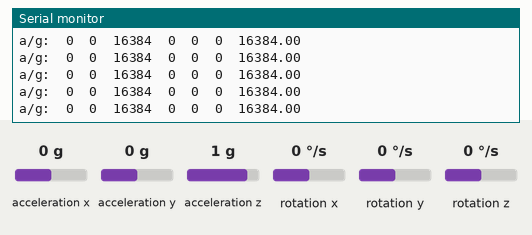
A sketch run on a simulated Arduino Uno, built with avr-gcc and run on an emulated ATmega328P. Shown: the last lines printed to the serial monitor. The inputs (shaded band) are chosen by the test bench; at power-on: acceleration x 0 g, acceleration y 0 g, acceleration z 1 g, rotation x 0 °/s, rotation y 0 °/s, rotation z 0 °/s.

Above: at 1.2 s.
1.3 s: acceleration x set to -1.4 g
At 1.49 s:
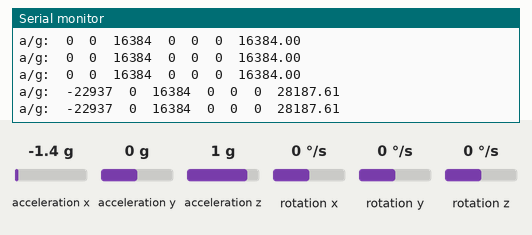
2.8 s: acceleration y set to -1.4 g
At 2.86 s:
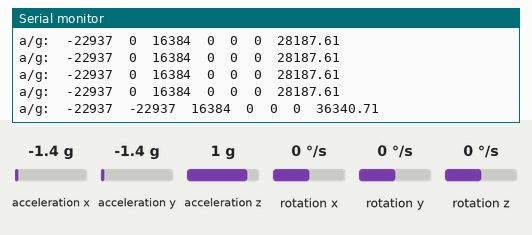
4.3 s: acceleration x set to 0.8 g
At 4.34 s:
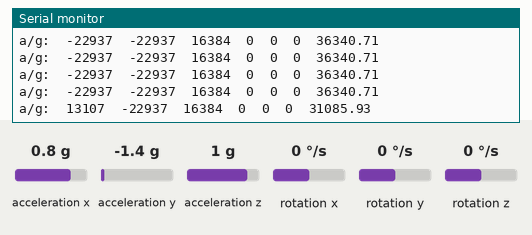
7.3 s: acceleration z set to -1.4 g
At 7.3 s:
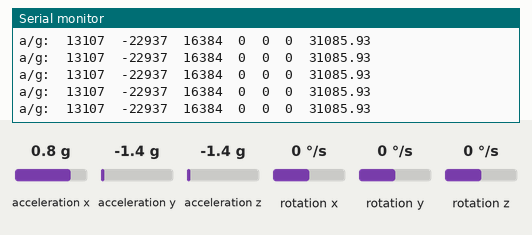
8.8 s: rotation x set to -192 °/s
At 8.88 s:
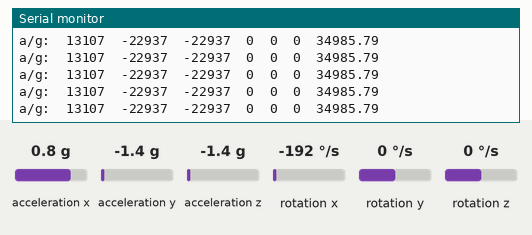
Timing chart, 0 to 11.3 s (numbered marks = the images above; inputs shaded):
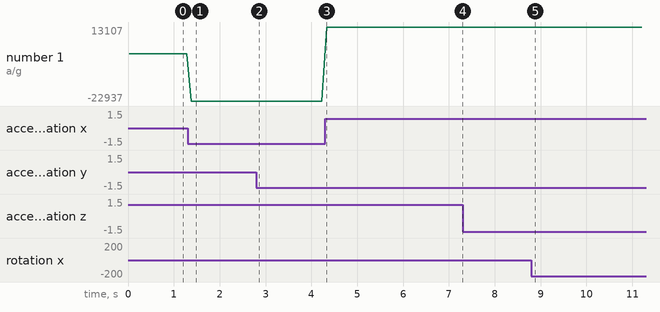

The sketch:

6-9_Acc_norm.ino
```cpp
#include "I2Cdev.h"
#include "MPU6050.h"
#if I2CDEV_IMPLEMENTATION == I2CDEV_ARDUINO_WIRE
  #include "Wire.h"
#endif
MPU6050 accelgyro;
int16_t ax, ay, az, gx, gy, gz;

void setup() {
  #if I2CDEV_IMPLEMENTATION == I2CDEV_ARDUINO_WIRE
    Wire.begin(); // Wire object from Arduino
  #elif I2CDEV_IMPLEMENTATION == I2CDEV_BUILTIN_FASTWIRE
    Fastwire::setup(400, true); // Tweaked Wire object from
  #endif // Gene Knight's NBWire project
  Serial.begin(38400);
  Serial.println("Initializing I2C devices...");
  accelgyro.initialize(); // Initializing I2C devices
  Serial.println("Testing device connections...");
  Serial.println(accelgyro.testConnection() ? "MPU6050 connection successful" :
  "MPU6050 connection failed");

}

void loop() {
  accelgyro.getMotion6(&ax, &ay, &az, &gx, &gy, &gz);
  double a;
  a=sqrt(pow(ax,2)+pow(ay,2)+pow(az,2));
  Serial.print("a/g:\t");
  Serial.print(ax); Serial.print("\t");
  Serial.print(ay); Serial.print("\t");
  Serial.print(az); Serial.print("\t");
  Serial.print(gx); Serial.print("\t");
  Serial.print(gy); Serial.print("\t");
  Serial.print(gz); Serial.print("\t");
  Serial.println(a);
  delay(100);
}
```

Measured:
- after the input at 1.3 s, the serial monitor: prints a new line after 0.08 s (image 1)
- after the input at 2.8 s, the serial monitor: prints a new line after 0.06 s (image 2)
- after the input at 4.3 s, the serial monitor: prints a new line at once (image 3)
- plotted number 1: 0 → -22937 after the input at 1.3 s, -22937 → 13107 after the input at 4.3 s
